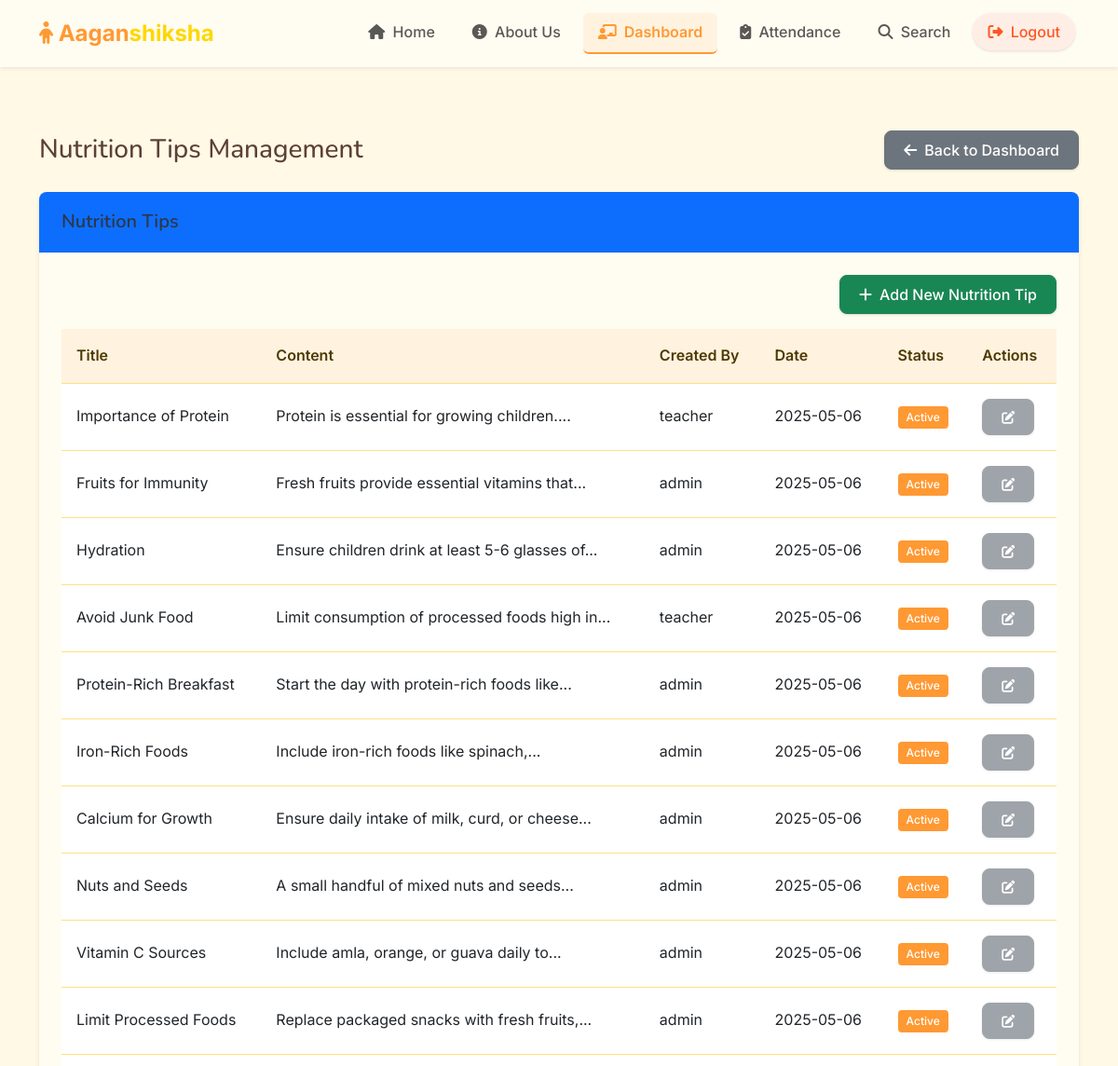
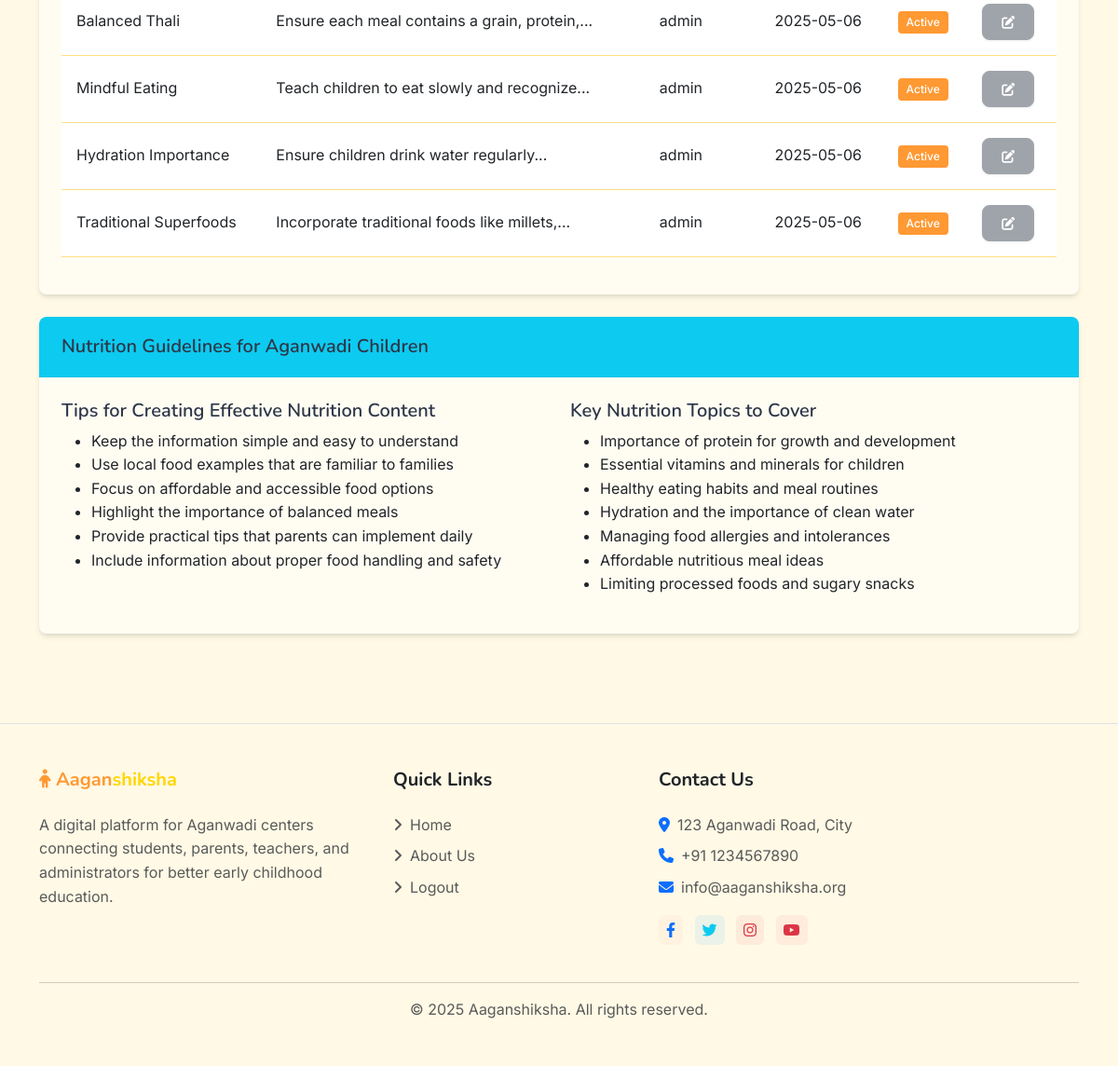
Screenshot of /teacher/nutrition (signed in) with the database file from the repository (2 pictures, top to bottom).
### models.py (models this page shows, shortened)
class NutritionTip(db.Model):
    id = db.Column(db.Integer, primary_key=True, autoincrement=True)
    title = db.Column(db.String(100), nullable=False)
    content = db.Column(db.Text, nullable=False)
    user_id = db.Column(db.Integer, db.ForeignKey('user.id'), nullable=False)
    created_at = db.Column(db.DateTime, default=datetime.utcnow)
    updated_at = db.Column(db.DateTime, default=datetime.utcnow, onupdate=datetime.utcnow)
    is_active = db.Column(db.Boolean, default=True)

class User(UserMixin, db.Model):
    id = db.Column(db.Integer, primary_key=True)
    username = db.Column(db.String(64), unique=True, nullable=False)
    email = db.Column(db.String(120), unique=True, nullable=False)
    password_hash = db.Column(db.String(256), nullable=False)
    role = db.Column(db.String(20), nullable=False)  # 'admin', 'teacher'
    aadhar_number = db.Column(db.String(12), unique=True, nullable=False)
    phone_number = db.Column(db.String(15), nullable=True)
    address = db.Column(db.String(200), nullable=True)
    created_at = db.Column(db.DateTime, default=datetime.utcnow)
    center_id = db.Column(db.Integer, db.ForeignKey('center.id'), nullable=True)  # Only required for teachers
    center = db.relationship('Center', backref='teachers', lazy=True)
    complaints = db.relationship('Complaint', backref='author', lazy=True)
    nutrition_tips = db.relationship('NutritionTip', backref='created_by', lazy=True)
    activities = db.relationship('Activity', backref='created_by', lazy=True)

### routes/teacher.py (the view)
@teacher_bp.route('/nutrition')
@login_required
@teacher_required
def nutrition():
    nutrition_tips = NutritionTip.query.all()
    return render_template('teacher/nutrition.html', nutrition_tips=nutrition_tips)

### app.py (called while the page is built)
@app.context_processor
def inject_csrf_token():
    return dict(csrf_token=generate_csrf)

@login_manager.user_loader
def load_user(user_id):
    return User.query.get(int(user_id))

### routes/teacher.py (called while the page is built)
def teacher_required(f):
    @wraps(f)
    def decorated_function(*args, **kwargs):
        if not current_user.is_authenticated or current_user.role != 'teacher':
            flash('You need to be a teacher to access this page.', 'danger')
            return redirect(url_for('auth.login'))
        return f(*args, **kwargs)
    return decorated_function

### templates/teacher/nutrition.html (shortened to what this page needs)
{% extends 'base.html' %}
{% block content %}
<div class="container py-4">
    <div class="d-flex justify-content-between align-items-center mb-4">
        <h1 class="h3 mb-0">Nutrition Tips Management</h1>
        <a href="{{ url_for('teacher.dashboard') }}" class="btn btn-secondary">
            <i class="fas fa-arrow-left me-2"></i>Back to Dashboard
        </a>
    </div>
    <div class="card mb-4">
        <div class="card-header bg-primary text-white">
            <h5 class="mb-0">
                {% if is_add %}
                    Add New Nutrition Tip
                {% elif is_edit %}
                    Edit Nutrition Tip
                {% else %}
                    Nutrition Tips
                {% endif %}
            </h5>
        </div>
        <div class="card-body">
            {% if is_add or is_edit %}
                <form method="POST">
                    {{ form.hidden_tag() }}
                    <div class="mb-3">
                        <label class="form-label">Title</label>
                        {{ form.title(class="form-control") }}
                        {% if form.title.errors %}
                            <div class="text-danger">
                                {% for error in form.title.errors %}
                                    <small>{{ error }}</small>
                                {% endfor %}
                            </div>
                        {% endif %}
                    </div>
                    <div class="mb-3">
                        <label class="form-label">Content</label>
                        {{ form.content(class="form-control", rows=5) }}
                        {% if form.content.errors %}
                            <div class="text-danger">
                                {% for error in form.content.errors %}
                                    <small>{{ error }}</small>
                                {% endfor %}
                            </div>
                        {% endif %}
                    </div>
                    <div class="mb-3 form-check">
                        {{ form.is_active(class="form-check-input") }}
                        <label class="form-check-label" for="is_active">Active</label>
                        {% if form.is_active.errors %}
                            <div class="text-danger">
                                {% for error in form.is_active.errors %}
                                    <small>{{ error }}</small>
                                {% endfor %}
                            </div>
                        {% endif %}
                    </div>
                    <div class="d-flex justify-content-between">
                        <a href="{{ url_for('teacher.nutrition') }}" class="btn btn-secondary">Cancel</a>
                        {{ form.submit(class="btn btn-primary") }}
                    </div>
                </form>
            {% else %}
                <div class="d-flex justify-content-end mb-3">
                    <a href="{{ url_for('teacher.add_nutrition') }}" class="btn btn-success">
                        <i class="fas fa-plus me-2"></i>Add New Nutrition Tip
                    </a>
                </div>
                <div class="table-responsive">
                    <table class="table table-hover">
                        <thead>
                            <tr>
                                <th>Title</th>
                                <th>Content</th>
                                <th>Created By</th>
                                <th>Date</th>
                                <th>Status</th>
                                <th>Actions</th>
                            </tr>
                        </thead>
                        <tbody>
                            {% if nutrition_tips %}
                                {% for tip in nutrition_tips %}
                                    <tr>
                                        <td>{{ tip.title }}</td>
                                        <td>{{ tip.content|truncate(50) }}</td>
                                        <td>{{ tip.created_by.username }}</td>
                                        <td>{{ tip.created_at.strftime('%Y-%m-%d') }}</td>
                                        <td>
                                            <span class="badge {% if tip.is_active %}bg-success{% else %}bg-secondary{% endif %}">
                                                {{ 'Active' if tip.is_active else 'Inactive' }}
                                            </span>
                                        </td>
                                        <td>
                                            <div class="btn-group btn-group-sm">
                                                {% if tip.user_id == current_user.id %}
                                                    <a href="{{ url_for('teacher.edit_nutrition', id=tip.id) }}" class="btn btn-warning">
                                                        <i class="fas fa-edit"></i>
                                                    </a>
                                                {% else %}
                                                    <button type="button" class="btn btn-secondary" disabled>
                                                        <i class="fas fa-edit"></i>
                                                    </button>
                                                {% endif %}
                                            </div>
                                        </td>
                                    </tr>
                                {% endfor %}
                            {% else %}
                                <tr>
                                    <td colspan="6" class="text-center">No nutrition tips found.</td>
                                </tr>
                            {% endif %}
                        </tbody>
                    </table>
                </div>
            {% endif %}
        </div>
    </div>
    <div class="card">
        <div class="card-header bg-info text-white">
            <h5 class="mb-0">Nutrition Guidelines for Aganwadi Children</h5>
        </div>
        <div class="card-body">
            <div class="row">
                <div class="col-md-6">
                    <h5>Tips for Creating Effective Nutrition Content</h5>
                    <ul>
                        <li>Keep the information simple and easy to understand</li>
                        <li>Use local food examples that are familiar to families</li>
                        <li>Focus on affordable and accessible food options</li>
                        <li>Highlight the importance of balanced meals</li>
                        <li>Provide practical tips that parents can implement daily</li>
                        <li>Include information about proper food handling and safety</li>
                    </ul>
                </div>
                <div class="col-md-6">
                    <h5>Key Nutrition Topics to Cover</h5>
                    <ul>
                        <li>Importance of protein for growth and development</li>
                        <li>Essential vitamins and minerals for children</li>
                        <li>Healthy eating habits and meal routines</li>
                        <li>Hydration and the importance of clean water</li>
                        <li>Managing food allergies and intolerances</li>
                        <li>Affordable nutritious meal ideas</li>
                        <li>Limiting processed foods and sugary snacks</li>
                    </ul>
                </div>
            </div>
        </div>
    </div>
</div>
{% endblock %}

### static/css/style.css (style rules this page uses)
:root { --primary-color: #FF9933; --primary-light: #FFF3E0; --secondary-color: #FFD700; --info-color: #FFD700; --success-color: #FF9933; --warning-color: #FFBF00; --danger-color: #FF5722; --light-color: #FFF9E6; --dark-color: #4D3900; --text-color: #5D4037; --border-radius: 0.5rem; --box-shadow: 0 4px 6px -1px rgba(0, 0, 0, 0.1), 0 2px 4px -1px rgba(0, 0, 0, 0.06); --transition: all 0.3s ease; }
body { min-height: 100vh; display: flex; flex-direction: column; font-family: 'Inter', -apple-system, BlinkMacSystemFont, 'Segoe UI', Roboto, Oxygen, Ubuntu, Cantarell, 'Open Sans', 'Helvetica Neue', sans-serif; color: var(--text-color); background-color: #FFF9E6; line-height: 1.6; }
h1, h2, h3, h4, h5, h6 { font-family: 'Nunito', -apple-system, BlinkMacSystemFont, 'Segoe UI', Roboto, Oxygen, Ubuntu, Cantarell, 'Open Sans', 'Helvetica Neue', sans-serif; font-weight: 600; color: #2d3748; }
a { transition: var(--transition); }
.btn { border-radius: var(--border-radius); padding: 0.5rem 1.25rem; font-weight: 500; transition: var(--transition); box-shadow: 0 1px 3px rgba(0,0,0,0.12); }
.card { border: none; border-radius: var(--border-radius); box-shadow: var(--box-shadow); transition: var(--transition); overflow: hidden; background-color: #FFFCF2; }
.card-header { background-color: white; border-bottom: 1px solid rgba(0, 0, 0, 0.05); padding: 1.25rem 1.5rem; font-weight: 600; }
.card-body { padding: 1.5rem; }
.table { border-collapse: separate; border-spacing: 0; width: 100%; margin-bottom: 1rem; }
.table th { background-color: #FFF3E0; font-weight: 600; padding: 1rem; text-align: left; color: #4D3900; border-bottom: 1px solid #FFE082; }
.table td { padding: 1rem; border-bottom: 1px solid #FFE082; vertical-align: middle; }
.badge { padding: 0.5em 0.75em; font-weight: 500; border-radius: 0.25rem; }
.badge.bg-success { background-color: #FF9933 !important; }

### rows the page displays
NutritionTip: title "Importance of Protein", content "Protein is essential for growing children....", created_by.username "teacher", created_at "2025-05-06", is_active "Active"
NutritionTip: title "Fruits for Immunity", content "Fresh fruits provide essential vitamins that...", created_by.username "admin", created_at "2025-05-06", is_active "Active"
NutritionTip: title "Hydration", content "Ensure children drink at least 5-6 glasses of...", created_by.username "admin", created_at "2025-05-06", is_active "Active"
NutritionTip: title "Avoid Junk Food", content "Limit consumption of processed foods high in...", created_by.username "teacher", created_at "2025-05-06", is_active "Active"
NutritionTip: title "Protein-Rich Breakfast", content "Start the day with protein-rich foods like...", created_by.username "admin", created_at "2025-05-06", is_active "Active"
NutritionTip: title "Iron-Rich Foods", content "Include iron-rich foods like spinach,...", created_by.username "admin", created_at "2025-05-06", is_active "Active"
NutritionTip: title "Calcium for Growth", content "Ensure daily intake of milk, curd, or cheese...", created_by.username "admin", created_at "2025-05-06", is_active "Active"
NutritionTip: title "Nuts and Seeds", content "A small handful of mixed nuts and seeds...", created_by.username "admin", created_at "2025-05-06", is_active "Active"
NutritionTip: title "Vitamin C Sources", content "Include amla, orange, or guava daily to...", created_by.username "admin", created_at "2025-05-06", is_active "Active"
NutritionTip: title "Limit Processed Foods", content "Replace packaged snacks with fresh fruits,...", created_by.username "admin", created_at "2025-05-06", is_active "Active"
NutritionTip: title "Balanced Thali", content "Ensure each meal contains a grain, protein,...", created_by.username "admin", created_at "2025-05-06", is_active "Active"
NutritionTip: title "Mindful Eating", content "Teach children to eat slowly and recognize...", created_by.username "admin", created_at "2025-05-06", is_active "Active"
NutritionTip: title "Hydration Importance", content "Ensure children drink water regularly...", created_by.username "admin", created_at "2025-05-06", is_active "Active"
NutritionTip: title "Traditional Superfoods", content "Incorporate traditional foods like millets,...", created_by.username "admin", created_at "2025-05-06", is_active "Active"

### other values shown
{{ current_year|default(2025) }} "2025"
